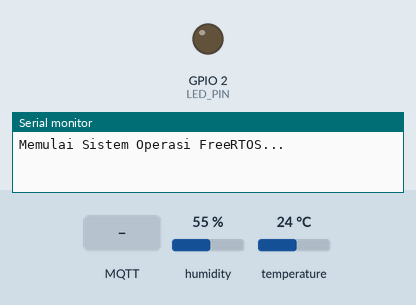
Simulated run of this sketch. Board: ESP32. On the bench: output pins drawn as LEDs (lit = HIGH), the last lines printed to the serial monitor. The inputs (shaded band) are chosen by the test bench; at power-on: humidity 55 %, temperature 24 °C. WiFi joins after 1.5 s; servers stay silent unless stated; random numbers use the default seed unless the sketch sets one; no MQTT or app messages arrive unless stated.

Above: at 2.3 s.
2.4 s: MQTT message "ON" arrives on the first subscribed topic
At 2.9 s:
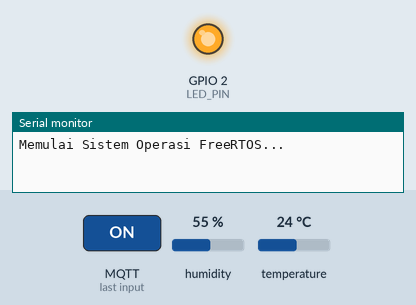
3.9 s: MQTT message "OFF" arrives on the first subscribed topic
At 5.2 s:
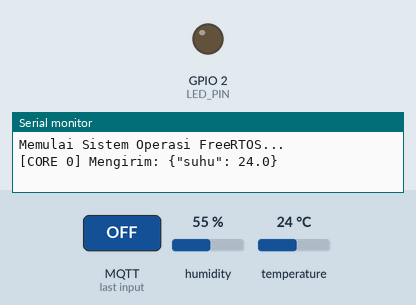
Timing chart, 0 to 6.9 s (numbered marks = the images above; inputs shaded):
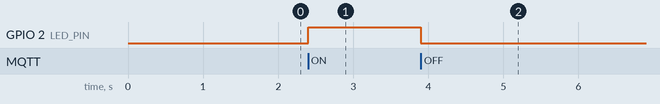

Measured:
- after the input at 2.4 s, GPIO 2 (LED_PIN): LOW → HIGH at once
- after the input at 3.9 s, GPIO 2 (LED_PIN): HIGH → LOW at once

The sketch:

cobainmqttesp32.ino
```cpp
#include <WiFi.h>
#include <PubSubClient.h>
#include "DHT.h"

// --- Pengaturan Dasar ---
const char* ssid = "Ayam Kate";
const char* password = "supangat10";
const char* mqtt_server = "broker.hivemq.com";
const int LED_PIN = 2;

#define DHTPIN 4
#define DHTTYPE DHT11
DHT dht(DHTPIN, DHTTYPE);

WiFiClient espClient;
PubSubClient client(espClient);

// =========================================================
// TASK 1: PETUGAS JAGA KOMUNIKASI (Dijalankan di Core 1)
// Tugas: Mengurus WiFi, Reconnect MQTT, dan Menerima Perintah
// =========================================================
void TaskKomunikasi(void *pvParameters) {
  // Setup Task (berjalan sekali)
  setup_wifi();
  client.setServer(mqtt_server, 1883);
  client.setCallback(callback);

  // Loop Task (berjalan selamanya)
  for (;;) {
    if (!client.connected()) {
      reconnect();
    }
    client.loop(); // Pasang telinga

    // Beri jeda 10 milidetik agar CPU tidak overheat (Wajib di FreeRTOS)
    vTaskDelay(10 / portTICK_PERIOD_MS);
  }
}

// =========================================================
// TASK 2: PETUGAS BACA SENSOR (Dijalankan di Core 0)
// Tugas: Membaca DHT11 dan mengirim data setiap 5 detik
// =========================================================
void TaskSensor(void *pvParameters) {
  // Setup Task (berjalan sekali)
  dht.begin();

  // Loop Task (berjalan selamanya)
  for (;;) {
    if (client.connected()) {
      float suhuAsli = dht.readTemperature();

      if (!isnan(suhuAsli)) {
        String paketJSON = "{\"suhu\": " + String(suhuAsli, 1) + "}";
        Serial.println("[CORE 0] Mengirim: " + paketJSON);
        client.publish("julius/sensor/suhu", paketJSON.c_str());
      }
    }

    // INILAH PENGGANTI MILLIS!
    // Tidurkan tugas ini selama 5000 milidetik.
    // Selama tugas ini tidur, Core 0 bisa istirahat atau mengerjakan hal lain.
    vTaskDelay(5000 / portTICK_PERIOD_MS);
  }
}

// =========================================================
// FUNGSI CALLBACK & RECONNECT (Sama seperti sebelumnya)
// =========================================================
void callback(char* topic, byte* payload, unsigned int length) {
  String pesan = "";
  for (int i = 0; i < length; i++) pesan += (char)payload[i];

  if (pesan == "ON") digitalWrite(LED_PIN, HIGH);
  else if (pesan == "OFF") digitalWrite(LED_PIN, LOW);
}

void setup_wifi() {
  WiFi.begin(ssid, password);
  while (WiFi.status() != WL_CONNECTED) {
    vTaskDelay(500 / portTICK_PERIOD_MS); // Gunakan vTaskDelay sebagai pengganti delay() biasa
  }
}

void reconnect() {
  while (!client.connected()) {
    String clientId = "ESP32_Pekerja_" + String(random(0xffff), HEX);
    if (client.connect(clientId.c_str())) {
      client.subscribe("julius/kontrol/lampu");
    } else {
      vTaskDelay(5000 / portTICK_PERIOD_MS);
    }
  }
}

// =========================================================
// PUSAT KENDALI UTAMA (SETUP)
// =========================================================
void setup() {
  Serial.begin(115200);
  pinMode(LED_PIN, OUTPUT);
  digitalWrite(LED_PIN, LOW);

  Serial.println("Memulai Sistem Operasi FreeRTOS...");

  // Mendaftarkan Koki ke Dapur masing-masing!

  // 1. Buat Task Komunikasi, lemparkan ke Core 1 (Core Utama)
  xTaskCreatePinnedToCore(
    TaskKomunikasi,   // Nama fungsi
    "Task_MQTT",      // Nama alias untuk debugging
    10000,            // Ukuran memori yang disediakan (Stack)
    NULL,             // Parameter tambahan (kosongkan)
    1,                // Prioritas (1 = Standar)
    NULL,             // Handle (kosongkan)
    1                 // Dijalankan di Core 1
  );

  // 2. Buat Task Sensor, lemparkan ke Core 0 (Core Rahasia)
  xTaskCreatePinnedToCore(
    TaskSensor,       // Nama fungsi
    "Task_Sensor",    // Nama alias
    10000,            // Ukuran memori
    NULL,             // Parameter
    1,                // Prioritas
    NULL,             // Handle
    0                 // Dijalankan di Core 0!
  );
}

// Loop dibiarkan kosong, karena FreeRTOS yang mengambil alih!
void loop() {
  vTaskDelete(NULL); // Hapus loop bawaan agar memori lebih lega
}
```
